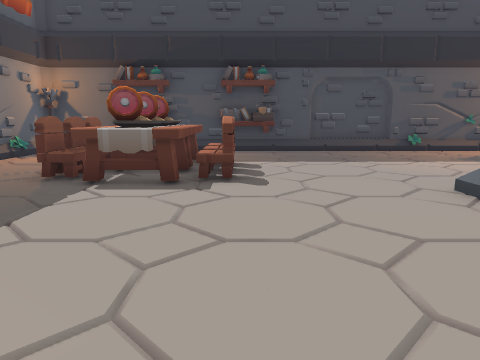
[1] (above)

12 first-person views from a walk through a Godot game level. The camera is 1.2 m above the floor, tilts 10° down and sees 70° across. The floor is counted in squares, 1 m on a side. Each view is taken from the middle of a square. On the plan, view 1 faces up. The plan holds only what a view shows up to about 14 squares ahead; the rest is blank. The place goes on beyond the plan.

[2]
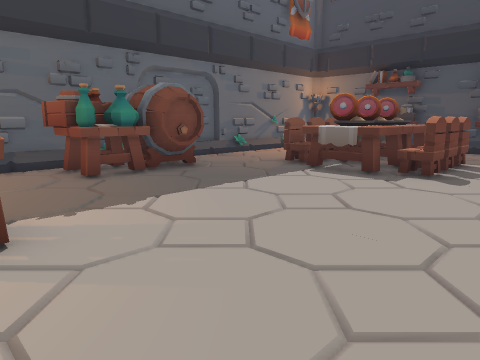

[3]
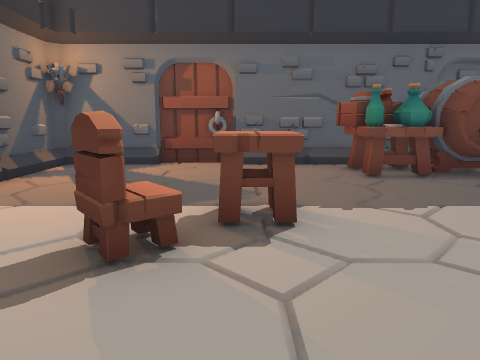

[4]
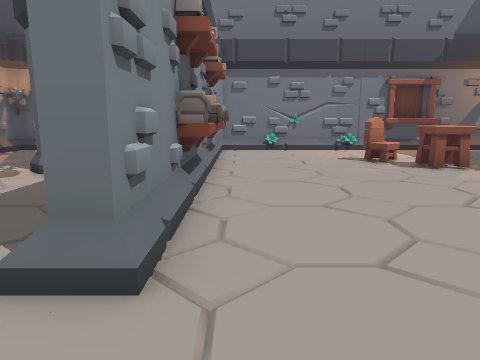

[5]
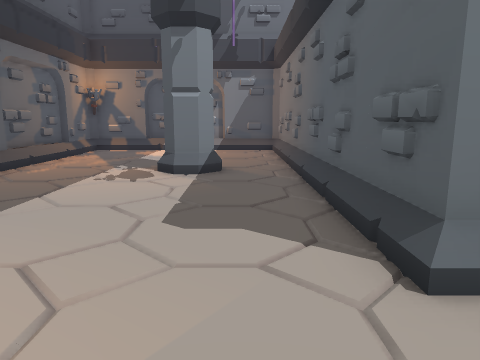

[6]
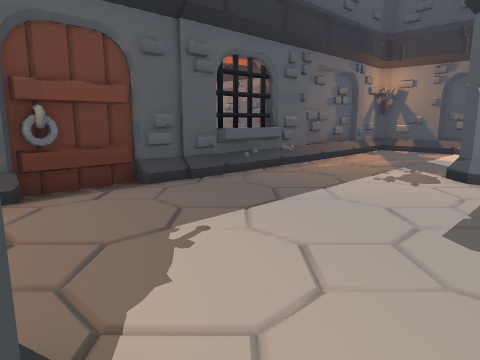

[7]
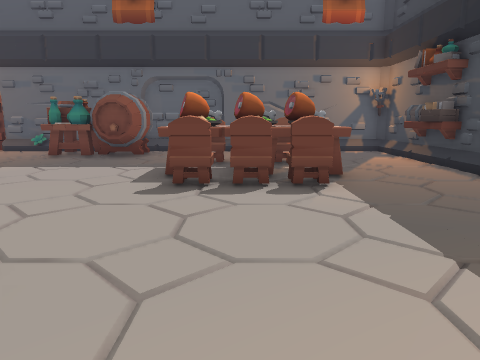

[8]
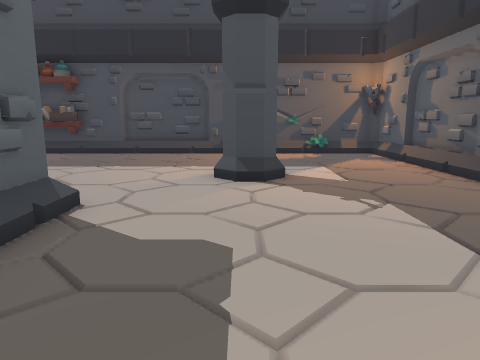

[9]
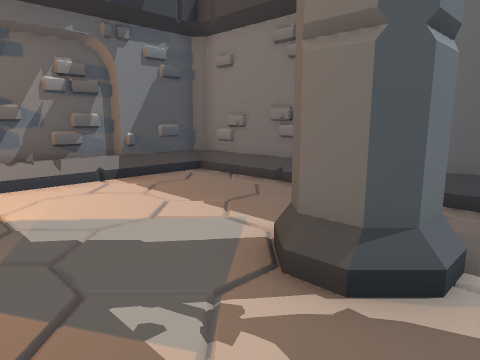

[10]
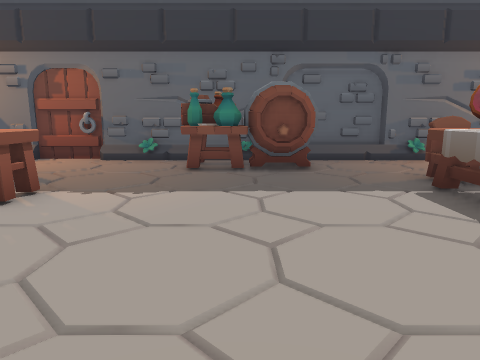

[11]
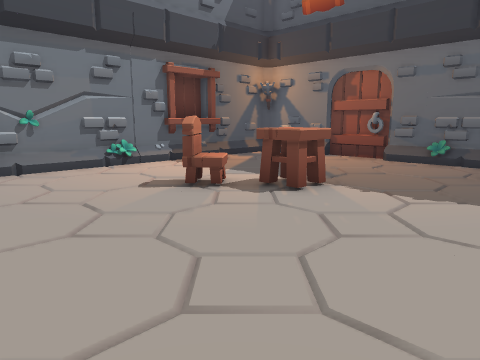

[12]
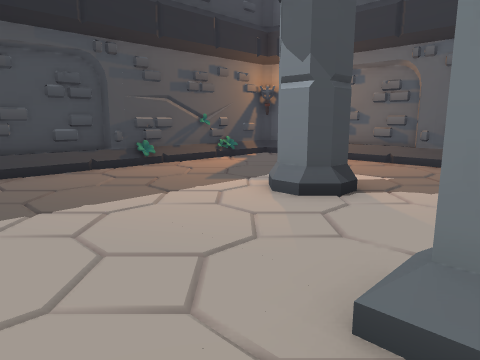

### Floor plan
Key: @ floor where view 1 was taken; # wall or solid block; . floor; / step, stairs or slope; ^ raised ledge; T torch; A table; C chair; P pillar; O other object.
Columns run from 8 left of view 1 to 12 right of it. Each row starts with its distance up from view 1.
 14 #####################
 13 #T..##..##..........#
 12 #/..................#
 11 #/..................#
 10 #/.  AAC............#
  9 #/..CAACC......O....#
  8 #/..CAAAC......P....#
  7 #/..CAAAC...........#
  6 #/..................#
  5 #//.........#.......#
  4 ####........#.......#
  3 ####........#.......#
  2 #.##........#.......#
  1 #...........#.......#
  0 #.......@...#..P....#
 -1 #.....A.....#..O....#
 -2 #......C....#.......#
 -3 #...........#.......#
 -4 #...........#.......#
 -5 #...........#.......#
 -6 ####^################

Positions as (right, up) in squares from view 1, and headings:
1: (0, 0), facing up
2: (2, -1), facing up-left
3: (2, -1), facing left
4: (3, 8), facing down
5: (6, 8), facing down
6: (6, 8), facing down-right
7: (6, 8), facing left
8: (7, 1), facing up
9: (10, 1), facing down-left
10: (3, 3), facing left
11: (3, 3), facing down-left
12: (2, 5), facing up-right
